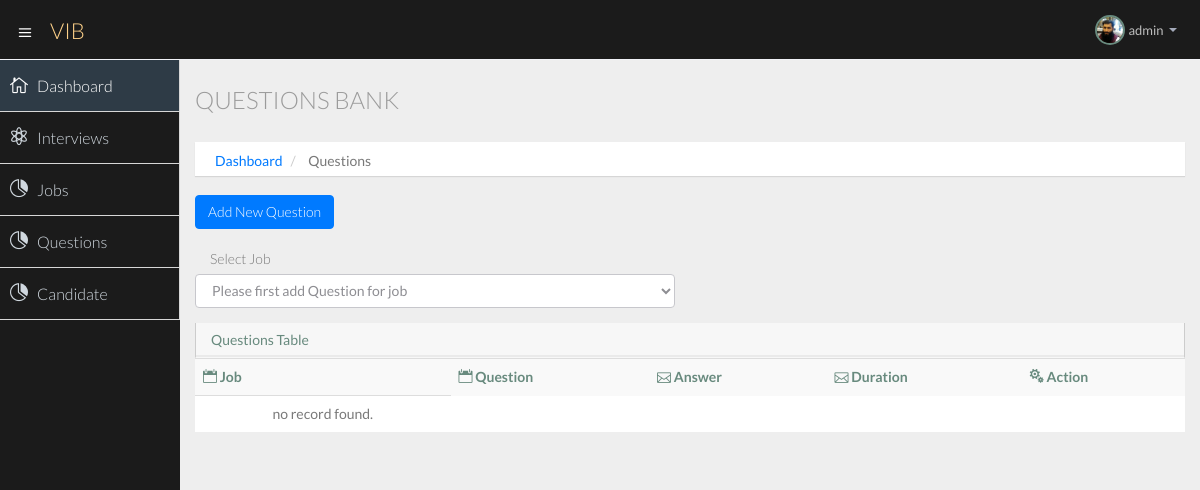
The page /questions/ (signed in) on the database as committed earlier.
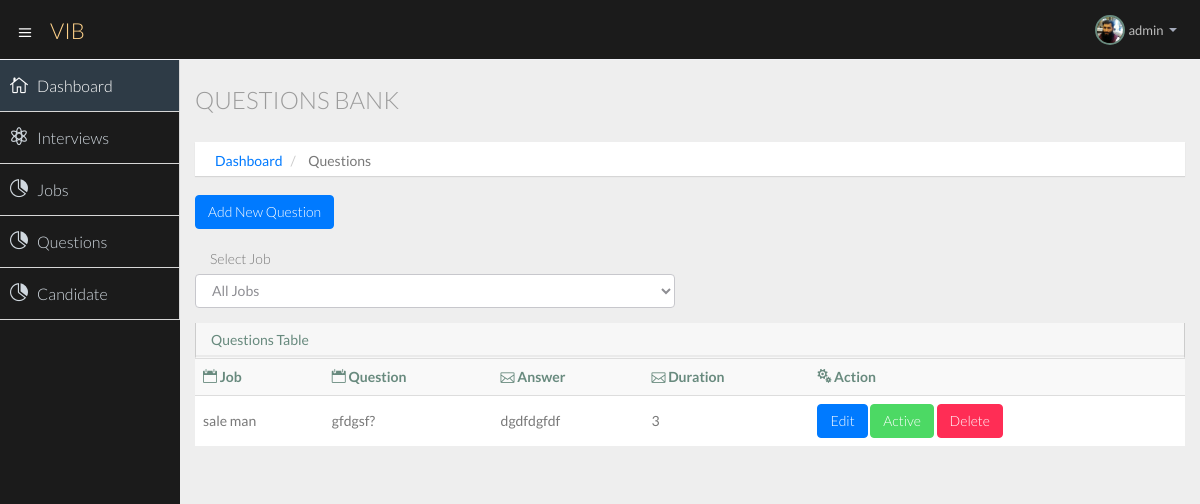
The same page on the database as committed later.
### company/models.py (models this page shows, shortened)
class QuestionBank(models.Model):
    id = models.AutoField(primary_key=True)
    user = models.ForeignKey(User, on_delete=models.CASCADE)
    job = models.ForeignKey(Jobs, on_delete=models.CASCADE)
    question = models.CharField(max_length=300)
    answer = models.CharField(max_length=800)
    time = models.IntegerField()
    pos_tdate = models.DateTimeField(auto_now_add=True, blank=True)
    question_status =models.BooleanField(default=True)

class Jobs(models.Model):
    id = models.AutoField(primary_key=True)
    user = models.ForeignKey(User, on_delete=models.CASCADE)
    job_title = models.CharField(max_length=200)
    job_discription = models.CharField(max_length=800)
    pos_tdate = models.DateTimeField(auto_now_add=True, blank=True)
    job_status =models.BooleanField(default=True)

### company/views.py (the view)
# urls.py: path('questions/', views.questions, name='questions'),
def questions(request):
    user = User.objects.get(username=request.user.username)
    allquestions = QuestionBank.objects.filter(user=user)
    alljobs = Jobs.objects.filter(user=user)
    context = {'allquestions':allquestions,'alljobs':alljobs}
    return render(request, 'company/questionsbank.html', context)

### templates/company/questionsbank.html (shortened to what this page needs)
{% extends 'company/basic.html' %}
{% block body %}
{% load static %}
<section id="main-content">
    <section class="wrapper">
        <div class="row">
            <div class="col-lg-12">
                <h3 class="page-header"> Questions Bank</h3>
                <ol class="breadcrumb">
                    <li><a href="index.html">Dashboard</a></li>
                    <li>Questions</li>
                </ol>
            </div>
        </div>
        <div class="row ">
            <div class="col-lg-12">
                <a class="btn btn-primary" href="/questions/add-new-questions/">Add New Question</a>
            </div><br>
            <div class="col-lg-6">
                <label for="inputJob" class="col-lg-3 control-label">Select Job</label>
                <select class="form-control m-bot15" onchange="GetSelectedTextValue(this)">
                    {% if allquestions %}
                        {% if not id %}
                            <option Selected >All Jobs</option>
                        {% else %}
                                <option Value='all'>All Jobs</option>
                        {% endif %}
                    {% else %}
                        <option>Please first add Question for job</option>
                    {% endif %}
                </select>
            </div>
        </div>
        <div class="row">
            <div class="col-lg-12">
                <section class="panel">
                    <header class="panel-heading">
                        Questions Table
                    </header>
                    <table class="table table-striped table-advance table-hover">
                        <tbody>
                            <tr>
                                <th><i class="icon_calendar"></i> Job</th>
                                <th><i class="icon_calendar"></i> Question</th>
                                <th><i class="icon_mail_alt"></i> Answer</th>
                                <th><i class="icon_mail_alt"></i> Duration</th>
                                <th><i class="icon_cogs"></i> Action</th>
                            </tr>
                            {% if allquestions %}
                            {% for question in allquestions %}
                            <tr>
                                <td>{{question.job.job_title}}</td>
                                <td>{{question.question}}</td>
                                <td>{{question.answer}}</td>
                                <td>{{question.time}}</td>
                                <td>
                                    <div class="">
                                        <a class="btn btn-primary" href="{% url 'qupdate' question.id %}">Edit</a>
                                        {% if question.question_status %}
                                        <a class="btn btn-success" href="{% url 'qstatus' question.id %}">Active</a>
                                        {% else %}
                                        <a class="btn btn-danger" href="{% url 'qstatus' question.id %}">Deactive</a>
                                        {% endif %}
                                        <a class="btn btn-danger" href="{% url 'qdelete' question.id %}">Delete</a>
                                      </div>
                                </td>
                            </tr>
                            {% endfor %}
              {% else %}
              <tr>
                <td class="text-center">no record found.</td>
              </tr>
              {% endif %}
                        </tbody>
                    </table>
                </section>
            </div>
        </div>
    </section>
</section>
{% endblock body %}

Rows that differ between the two databases and show on the page:
added QuestionBank: job.job_title "sale man", question "gfdgsf?", answer "dgdfdgfdf", time "3", question_status "Active"
Other text that changed with them:
form field value: "Please first add Question for job" → "All Jobs"
text no longer shown: "no record found."
